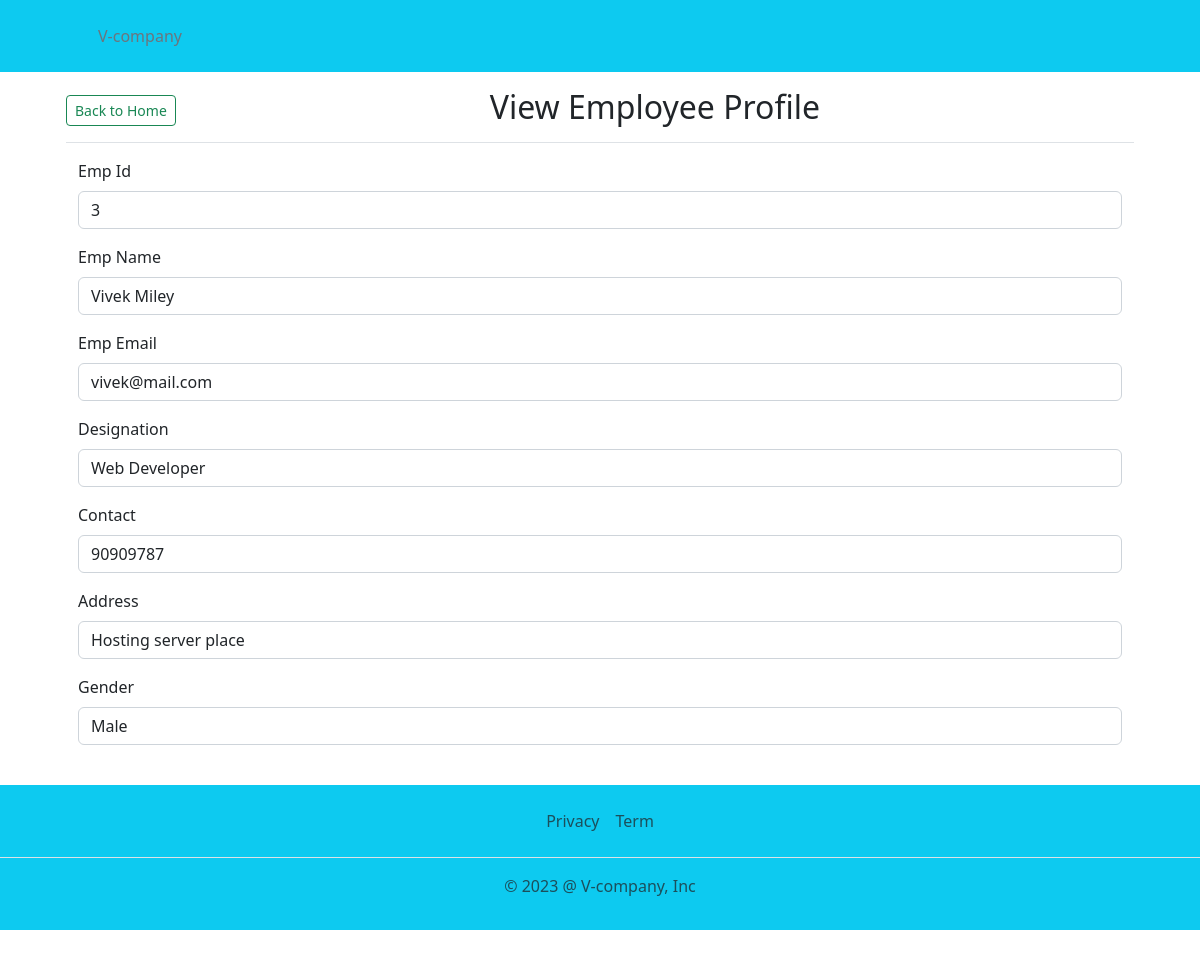
The app's page /View.php?id=16 with its own data.
### tables this page shows
CREATE TABLE `cc` (
  `id` int(11) NOT NULL,
  `emp_id` varchar(20) NOT NULL,
  `emp_name` varchar(100) NOT NULL,
  `emp_email` varchar(100) NOT NULL,
  `gender` varchar(50) NOT NULL,
  `designation` varchar(100) NOT NULL,
  `contact` varchar(14) NOT NULL,
  `address` varchar(100) NOT NULL
);

### view.php (the view, shortened to what this page needs)
<?php
require 'dbconnect.php' ;
?>
<!DOCTYPE html>
<html lang="en">
<head>
    <link rel="stylesheet" href="css/bootstrap.min.css">
</head>
<body>
<?php include 'include/header.php' ?>
<div class="container">
<main class="col-md-12 ms-sm-auto col-lg-12 px-md-4">
      <div class="d-flex justify-content-between flex-wrap flex-md-nowrap align-items-center pt-3 pb-2 mb-3 border-bottom">
        <h2 class="h2">
                  <a class="btn btn-sm btn-outline-success" href="index.php">Back to Home </a>
                </h2>
                <h2 class="text-center">View Employee Profile </h2>
      </div>
      <div class="table-responsive">
      <div class="container">
        <?php
        if(isset($_GET['id']))
        {
          $cc_id = mysqli_real_escape_string($conn, $_GET['id']);
          $sql = "SELECT * FROM cc WHERE id='$cc_id'";
          $sql_run = mysqli_query($conn,$sql);
          if(mysqli_num_rows($sql_run)>0)
          {
            $cc = mysqli_fetch_array($sql_run);
            ?>
            <div class="mb-3">
          <label for="" class="form-label">Emp Id</label>
          <input type="text" name="emp_id" value="<?= $cc['emp_id'];?>" id="" class="form-control" placeholder="" aria-describedby="helpId">
        </div>
        <div class="mb-3">
          <label for="" class="form-label">Emp Name</label>
          <input type="text" name="emp_name" value="<?= $cc['emp_name'];?>" id="" class="form-control" placeholder="" aria-describedby="helpId">
        </div>
        <div class="mb-3">
          <label for="" class="form-label">Emp Email</label>
          <input type="email" class="form-control" value="<?= $cc['emp_email'];?>" name="emp_email" id="" aria-describedby="emailHelpId" placeholder="">
        </div>
        <div class="mb-3">
          <label for="" class="form-label">Designation</label>
          <input type="designation" class="form-control" value="<?= $cc['designation'];?>" name="designation" id="" placeholder="">
        </div>
        <div class="mb-3">
          <label for="" class="form-label">Contact</label>
          <input type="contact" class="form-control" value="<?= $cc['contact'];?>" name="contact" id="" placeholder="">
        </div>
        <div class="mb-3">
          <label for="" class="form-label">Address</label>
          <input type="address" class="form-control" value="<?= $cc['address'];?>" name="address" id="" placeholder="">
        </div>
        <div class="mb-3">
          <label for="" class="form-label">Gender</label>
          <input type="gender" class="form-control" value="<?= $cc['gender'];?>" name="gender" id="" placeholder="">
        </div>
      <?php
          }
          else
          {
            echo "No Profile";
          }
        }
        ?>
    </main>
    </div>
    <?php include 'include/footer.php' ?>
</body>
</html>

### records on screen
cc: emp_id "3", emp_name "Vivek Miley", emp_email "vivek@mail.com", designation "Web Developer", contact "90909787", address "Hosting server place", gender "Male"
